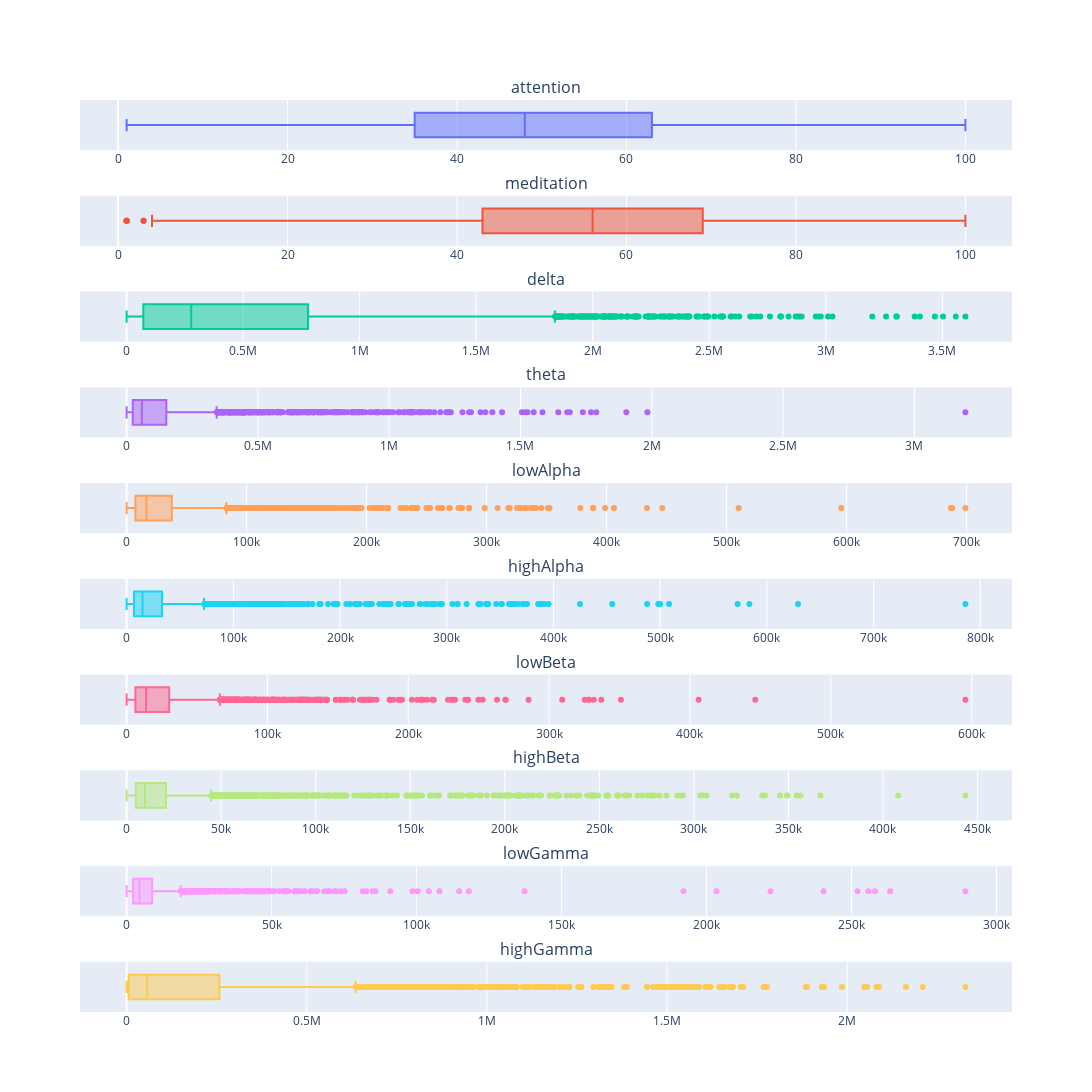

Here is the notebook cell this chart was saved with:
### Code cell
# построим коробчатые диаграммы

# создаём по таблице график, в котором каждому столбцы соответствует своя коробчатая диаграмма (подграфик)
n_row = 10 # количество подграфиков по вертикали
n_col = 1 # количество подграфиков по вертикали

fig = make_subplots(rows=n_row, cols=n_col, subplot_titles=col_list) # создаёт фигуру из нескольких подграфиков
# (последний параметр настраивает название подграфика)

ind = 0 # номер элемента из списка со столбцами датафрейма (col_list)
# проходимся по каждому элементу каждой "строки" графика
for row in range(1, n_row+1): # проходимся по каждому элементу каждой "строки" графика
    for col in range(1, n_col+1):
        fig.append_trace(go.Box(x=data[col_list[ind]], name=''), row, col) # настраиваем каждый подграфик
        fig.update_layout(height=1300, width=1300)  # указываем высоту и ширину графика
        fig.update_layout(showlegend=False)  # скрываем легенду
        ind += 1

fig.show()

### Figure 1 — Plotly figure (JSON) as saved in the notebook; plotly's stock layout.template omitted (floating-point values rounded to 4 significant figures; data arrays with more than 128 entries replaced by an {"elided": "..."} marker saying what was removed)
{"data": [{"name": "", "type": "box", "x": {"elided": "3735 int values"}, "xaxis": "x", "yaxis": "y"}, {"name": "", "type": "box", "x": {"elided": "3735 int values"}, "xaxis": "x2", "yaxis": "y2"}, {"name": "", "type": "box", "x": {"elided": "3735 int values"}, "xaxis": "x3", "yaxis": "y3"}, {"name": "", "type": "box", "x": {"elided": "3735 int values"}, "xaxis": "x4", "yaxis": "y4"}, {"name": "", "type": "box", "x": {"elided": "3735 int values"}, "xaxis": "x5", "yaxis": "y5"}, {"name": "", "type": "box", "x": {"elided": "3735 int values"}, "xaxis": "x6", "yaxis": "y6"}, {"name": "", "type": "box", "x": {"elided": "3735 int values"}, "xaxis": "x7", "yaxis": "y7"}, {"name": "", "type": "box", "x": {"elided": "3735 int values"}, "xaxis": "x8", "yaxis": "y8"}, {"name": "", "type": "box", "x": {"elided": "3735 int values"}, "xaxis": "x9", "yaxis": "y9"}, {"name": "", "type": "box", "x": {"elided": "3735 int values"}, "xaxis": "x10", "yaxis": "y10"}], "layout": {"annotations": [{"font": {"size": 16}, "showarrow": false, "text": "attention", "x": 0.5, "xanchor": "center", "xref": "paper", "y": 1, "yanchor": "bottom", "yref": "paper"}, {"font": {"size": 16}, "showarrow": false, "text": "meditation", "x": 0.5, "xanchor": "center", "xref": "paper", "y": 0.895, "yanchor": "bottom", "yref": "paper"}, {"font": {"size": 16}, "showarrow": false, "text": "delta", "x": 0.5, "xanchor": "center", "xref": "paper", "y": 0.79, "yanchor": "bottom", "yref": "paper"}, {"font": {"size": 16}, "showarrow": false, "text": "theta", "x": 0.5, "xanchor": "center", "xref": "paper", "y": 0.685, "yanchor": "bottom", "yref": "paper"}, {"font": {"size": 16}, "showarrow": false, "text": "lowAlpha", "x": 0.5, "xanchor": "center", "xref": "paper", "y": 0.58, "yanchor": "bottom", "yref": "paper"}, {"font": {"size": 16}, "showarrow": false, "text": "highAlpha", "x": 0.5, "xanchor": "center", "xref": "paper", "y": 0.475, "yanchor": "bottom", "yref": "paper"}, {"font": {"size": 16}, "showarrow": false, "text": "lowBeta", "x": 0.5, "xanchor": "center", "xref": "paper", "y": 0.37, "yanchor": "bottom", "yref": "paper"}, {"font": {"size": 16}, "showarrow": false, "text": "highBeta", "x": 0.5, "xanchor": "center", "xref": "paper", "y": 0.265, "yanchor": "bottom", "yref": "paper"}, {"font": {"size": 16}, "showarrow": false, "text": "lowGamma", "x": 0.5, "xanchor": "center", "xref": "paper", "y": 0.16, "yanchor": "bottom", "yref": "paper"}, {"font": {"size": 16}, "showarrow": false, "text": "highGamma", "x": 0.5, "xanchor": "center", "xref": "paper", "y": 0.055, "yanchor": "bottom", "yref": "paper"}], "height": 1300, "showlegend": false, "width": 1300, "xaxis": {"anchor": "y", "domain": [0, 1]}, "xaxis10": {"anchor": "y10", "domain": [0, 1]}, "xaxis2": {"anchor": "y2", "domain": [0, 1]}, "xaxis3": {"anchor": "y3", "domain": [0, 1]}, "xaxis4": {"anchor": "y4", "domain": [0, 1]}, "xaxis5": {"anchor": "y5", "domain": [0, 1]}, "xaxis6": {"anchor": "y6", "domain": [0, 1]}, "xaxis7": {"anchor": "y7", "domain": [0, 1]}, "xaxis8": {"anchor": "y8", "domain": [0, 1]}, "xaxis9": {"anchor": "y9", "domain": [0, 1]}, "yaxis": {"anchor": "x", "domain": [0.945, 1]}, "yaxis10": {"anchor": "x10", "domain": [0, 0.055]}, "yaxis2": {"anchor": "x2", "domain": [0.84, 0.895]}, "yaxis3": {"anchor": "x3", "domain": [0.735, 0.79]}, "yaxis4": {"anchor": "x4", "domain": [0.63, 0.685]}, "yaxis5": {"anchor": "x5", "domain": [0.525, 0.58]}, "yaxis6": {"anchor": "x6", "domain": [0.42, 0.475]}, "yaxis7": {"anchor": "x7", "domain": [0.315, 0.37]}, "yaxis8": {"anchor": "x8", "domain": [0.21, 0.265]}, "yaxis9": {"anchor": "x9", "domain": [0.105, 0.16]}}}
